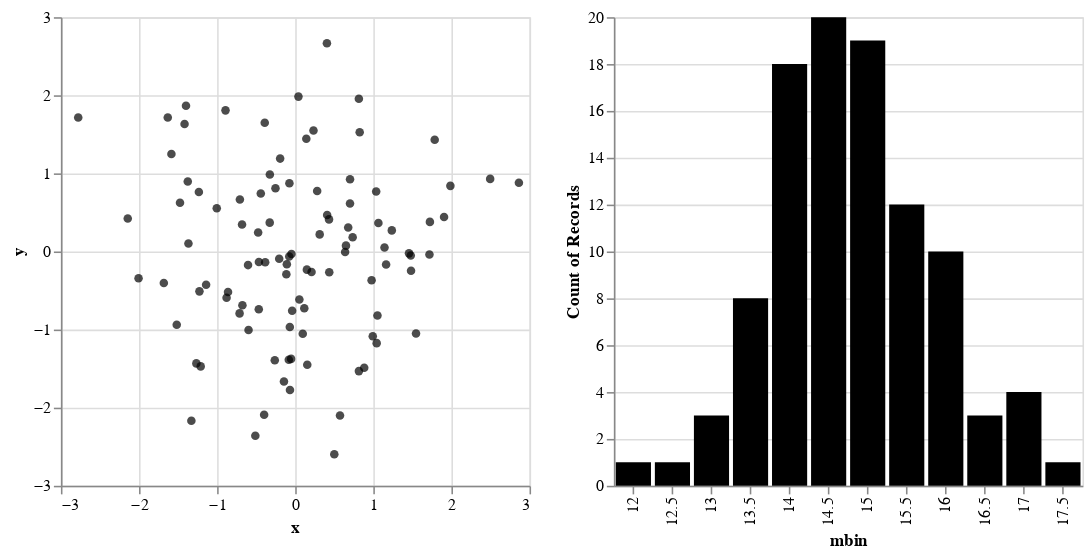

Here is the notebook cell this chart was saved with:
### Code cell
import altair as alt
import pandas as pd
import numpy as np

x = np.random.normal(size=100)
y = np.random.normal(size=100)

m = np.random.normal(15, 1, size=100)

source = pd.DataFrame({"x": x, "y":y, "m":m})

# interval selection in the scatter plot
pts = alt.selection(type="interval", encodings=["x"])

# left panel: scatter plot
points = alt.Chart().mark_point(filled=True, color="black").encode(
    x='x',
    y='y'
).transform_filter(
    pts
).properties(
    width=300,
    height=300
)

# right panel: histogram
mag = alt.Chart().mark_bar().encode(
    x='mbin:N',
    y="count()",
    color=alt.condition(pts, alt.value("black"), alt.value("lightgray"))
).properties(
    width=300,
    height=300
).add_selection(pts)

# build the chart:
alt.hconcat(
    points,
    mag,
    data=source
).transform_bin(
    "mbin",
    field="m",
    bin=alt.Bin(maxbins=20)
)

### Figure 1 — Vega-Lite specification as saved in the notebook (floating-point values rounded to 4 significant figures)
{"config": {"view": {"continuousWidth": 400, "continuousHeight": 300}}, "hconcat": [{"mark": {"type": "point", "color": "black", "filled": true}, "encoding": {"x": {"type": "quantitative", "field": "x"}, "y": {"type": "quantitative", "field": "y"}}, "height": 300, "transform": [{"filter": {"selection": "selector001"}}], "width": 300}, {"mark": "bar", "encoding": {"color": {"condition": {"value": "black", "selection": "selector001"}, "value": "lightgray"}, "x": {"type": "nominal", "field": "mbin"}, "y": {"type": "quantitative", "aggregate": "count"}}, "height": 300, "selection": {"selector001": {"type": "interval", "encodings": ["x"]}}, "width": 300}], "data": {"name": "data-53886aca1b47cba854e87a30413672c9"}, "transform": [{"bin": {"maxbins": 20}, "field": "m", "as": "mbin"}], "$schema": "https://vega.github.io/schema/vega-lite/v4.8.1.json", "datasets": {"data-53886aca1b47cba854e87a30413672c9": [{"x": 1.065, "y": 0.3656, "m": 15.34}, {"x": -2.778, "y": 1.716, "m": 14.79}, {"x": -0.398, "y": -2.091, "m": 15.63}, {"x": -0.465, "y": -0.1336, "m": 15.59}, {"x": -1.585, "y": 1.249, "m": 15.39}, {"x": -0.08212, "y": -1.387, "m": 15.3}, {"x": 1.906, "y": 0.4403, "m": 14.41}, {"x": -0.06913, "y": -0.9666, "m": 13.24}, {"x": 1.786, "y": 1.43, "m": 16.39}, {"x": -0.2052, "y": -0.09295, "m": 13.7}, {"x": 0.5735, "y": -2.099, "m": 14.21}, {"x": -1.682, "y": -0.4025, "m": 15.74}, {"x": -1.33, "y": -2.167, "m": 14.46}, {"x": 0.4359, "y": -0.2656, "m": 13.28}, {"x": 0.1421, "y": 1.444, "m": 12.26}, {"x": 0.7019, "y": 0.9237, "m": 16.7}, {"x": -0.1073, "y": -0.1645, "m": 14.42}, {"x": -1.475, "y": 0.6247, "m": 15.23}, {"x": -1.141, "y": -0.427, "m": 17.05}, {"x": 1.483, "y": -0.246, "m": 15.32}, {"x": -0.0672, "y": -1.773, "m": 15.58}, {"x": 1.719, "y": -0.03926, "m": 15.55}, {"x": 1.164, "y": -0.1656, "m": 14.75}, {"x": -0.5976, "y": -1.004, "m": 15.14}, {"x": 0.1161, "y": -0.7262, "m": 14.63}, {"x": 2.864, "y": 0.8794, "m": 15.07}, {"x": -0.8605, "y": -0.5194, "m": 14.77}, {"x": 0.2092, "y": -0.2634, "m": 14.86}, {"x": 0.04121, "y": 1.983, "m": 16.45}, {"x": 1.724, "y": 0.3788, "m": 16.47}, {"x": -1.632, "y": 1.716, "m": 14.77}, {"x": 0.6498, "y": 0.07477, "m": 14.4}, {"x": -1.226, "y": -0.5107, "m": 15.87}, {"x": 1.457, "y": -0.02401, "m": 14.74}, {"x": -1.005, "y": 0.5533, "m": 14.35}, {"x": 0.2338, "y": 1.549, "m": 14.03}, {"x": 1.143, "y": 0.05044, "m": 17.07}, {"x": 0.7014, "y": 0.6154, "m": 14.45}, {"x": -0.676, "y": -0.6892, "m": 17.51}, {"x": -0.03922, "y": -0.7583, "m": 13.53}, {"x": -0.6809, "y": 0.3451, "m": 16.17}, {"x": -1.367, "y": 0.1025, "m": 14.96}, {"x": -0.2528, "y": 0.8089, "m": 16.29}, {"x": 1.043, "y": -1.174, "m": 15.14}, {"x": 1.987, "y": 0.8401, "m": 13.6}, {"x": -0.3247, "y": 0.9863, "m": 15.37}, {"x": -1.21, "y": -1.471, "m": 14.0}, {"x": 0.1543, "y": -1.451, "m": 17.13}, {"x": -0.8925, "y": 1.807, "m": 14.91}, {"x": -0.3264, "y": 0.3694, "m": 15.6}, {"x": 0.8836, "y": -1.488, "m": 14.72}, {"x": -0.1136, "y": -0.2911, "m": 14.92}, {"x": -0.193, "y": 1.189, "m": 14.49}, {"x": 0.4329, "y": 0.4109, "m": 14.8}, {"x": 0.9781, "y": -0.3679, "m": 14.63}, {"x": -0.604, "y": -0.1743, "m": 15.06}, {"x": 1.037, "y": 0.7677, "m": 15.82}, {"x": 1.053, "y": -0.8188, "m": 14.41}, {"x": -0.7084, "y": 0.6664, "m": 15.33}, {"x": -1.376, "y": 0.8956, "m": 15.44}, {"x": -0.8789, "y": -0.5922, "m": 13.75}, {"x": -2.006, "y": -0.3426, "m": 15.14}, {"x": 0.0966, "y": -1.054, "m": 16.5}, {"x": -0.4665, "y": -0.7402, "m": 13.83}, {"x": 0.8255, "y": 1.526, "m": 14.23}, {"x": 0.406, "y": 2.665, "m": 15.03}, {"x": 0.2809, "y": 0.7747, "m": 16.58}, {"x": -0.05252, "y": -1.375, "m": 16.28}, {"x": -0.07444, "y": 0.8728, "m": 15.37}, {"x": -0.04818, "y": -0.03153, "m": 12.61}, {"x": -0.2616, "y": -1.392, "m": 16.3}, {"x": -0.4746, "y": 0.2418, "m": 14.22}, {"x": -0.3902, "y": 1.649, "m": 14.03}, {"x": -0.5107, "y": -2.359, "m": 15.23}, {"x": 0.639, "y": -0.006163, "m": 14.41}, {"x": 0.5004, "y": -2.596, "m": 15.84}, {"x": 2.496, "y": 0.9295, "m": 15.45}, {"x": 0.815, "y": 1.956, "m": 15.83}, {"x": -0.1443, "y": -1.664, "m": 13.61}, {"x": -1.234, "y": 0.7624, "m": 16.12}, {"x": 0.7354, "y": 0.1824, "m": 14.05}, {"x": 1.237, "y": 0.2701, "m": 13.59}, {"x": -0.4406, "y": 0.7415, "m": 14.9}, {"x": -0.07644, "y": -0.06372, "m": 15.64}, {"x": 1.547, "y": -1.049, "m": 15.17}, {"x": 0.1493, "y": -0.2325, "m": 17.14}, {"x": -1.517, "y": -0.9386, "m": 14.96}, {"x": -2.144, "y": 0.4212, "m": 14.74}, {"x": 0.6784, "y": 0.307, "m": 15.03}, {"x": -0.3846, "y": -0.1373, "m": 15.74}, {"x": -1.417, "y": 1.632, "m": 13.17}, {"x": 0.8154, "y": -1.532, "m": 14.93}, {"x": 0.0532, "y": -0.614, "m": 14.74}, {"x": -0.7122, "y": -0.7927, "m": 16.52}, {"x": -1.399, "y": 1.866, "m": 14.44}, {"x": 0.4087, "y": 0.4677, "m": 16.07}, {"x": -1.266, "y": -1.433, "m": 14.27}, {"x": 0.9929, "y": -1.086, "m": 14.81}, {"x": 1.479, "y": -0.05243, "m": 14.54}, {"x": 0.3132, "y": 0.219, "m": 14.1}]}}
